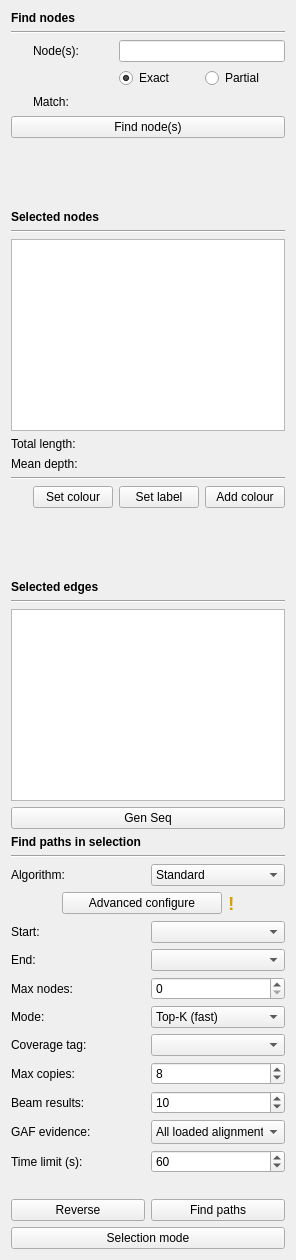
      <widget class="QWidget" name="selectionScrollAreaWidgetContents">
       <property name="geometry">
        <rect>
         <x>0</x>
         <y>0</y>
         <width>249</width>
         <height>899</height>
        </rect>
       </property>
       <property name="sizePolicy">
        <sizepolicy hsizetype="Minimum" vsizetype="Preferred">
         <horstretch>0</horstretch>
         <verstretch>0</verstretch>
        </sizepolicy>
       </property>
       <layout class="QVBoxLayout" name="verticalLayout_4">
        <item>
         <widget class="QLabel" name="label_14">
          <property name="sizePolicy">
           <sizepolicy hsizetype="Minimum" vsizetype="Preferred">
            <horstretch>0</horstretch>
            <verstretch>0</verstretch>
           </sizepolicy>
          </property>
          <property name="font">
           <font>
            <weight>75</weight>
            <bold>true</bold>
           </font>
          </property>
          <property name="text">
           <string>Find nodes</string>
          </property>
         </widget>
        </item>
        <item>
         <widget class="Line" name="line_10">
          <property name="orientation">
           <enum>Qt::Horizontal</enum>
          </property>
         </widget>
        </item>
        <item>
         <widget class="QWidget" name="nodeSelectionWidget" native="true">
          <property name="enabled">
           <bool>true</bool>
          </property>
          <layout class="QGridLayout" name="gridLayout_2">
           <property name="leftMargin">
            <number>0</number>
           </property>
           <property name="topMargin">
            <number>0</number>
           </property>
           <property name="rightMargin">
            <number>0</number>
           </property>
           <property name="bottomMargin">
            <number>0</number>
           </property>
           <item row="2" column="0">
            <widget class="InfoTextWidget" name="selectionSearchNodesMatchTypeInfoText" native="true">
             <property name="enabled">
              <bool>true</bool>
             </property>
             <property name="sizePolicy">
              <sizepolicy hsizetype="Fixed" vsizetype="Fixed">
               <horstretch>0</horstretch>
               <verstretch>0</verstretch>
              </sizepolicy>
             </property>
             <property name="minimumSize">
              <size>
               <width>16</width>
               <height>16</height>
              </size>
             </property>
            </widget>
           </item>
           <item row="1" column="2">
            <widget class="QRadioButton" name="selectionSearchNodesExactMatchRadioButton">
             <property name="focusPolicy">
              <enum>Qt::StrongFocus</enum>
             </property>
             <property name="text">
              <string>Exact</string>
             </property>
             <property name="checked">
              <bool>true</bool>
             </property>
            </widget>
           </item>
           <item row="0" column="1">
            <widget class="QLabel" name="label_12">
             <property name="enabled">
              <bool>true</bool>
             </property>
             <property name="sizePolicy">
              <sizepolicy hsizetype="Minimum" vsizetype="Preferred">
               <horstretch>0</horstretch>
               <verstretch>0</verstretch>
              </sizepolicy>
             </property>
             <property name="text">
              <string>Node(s):</string>
             </property>
            </widget>
           </item>
           <item row="0" column="0">
            <widget class="InfoTextWidget" name="selectionSearchInfoText" native="true">
             <property name="sizePolicy">
              <sizepolicy hsizetype="Fixed" vsizetype="Fixed">
               <horstretch>0</horstretch>
               <verstretch>0</verstretch>
              </sizepolicy>
             </property>
             <property name="minimumSize">
              <size>
               <width>16</width>
               <height>16</height>
              </size>
             </property>
            </widget>
           </item>
           <item row="2" column="1">
            <widget class="QLabel" name="label_16">
             <property name="enabled">
              <bool>true</bool>
             </property>
             <property name="text">
              <string>Match:</string>
             </property>
            </widget>
           </item>
           <item row="1" column="3">
            <widget class="QRadioButton" name="selectionSearchNodesPartialMatchRadioButton">
             <property name="focusPolicy">
              <enum>Qt::StrongFocus</enum>
             </property>
             <property name="text">
              <string>Partial</string>
             </property>
            </widget>
           </item>
           <item row="0" column="2" colspan="2">
            <widget class="QLineEdit" name="selectionSearchNodesLineEdit">
             <property name="enabled">
              <bool>true</bool>
             </property>
             <property name="sizePolicy">
              <sizepolicy hsizetype="Minimum" vsizetype="Fixed">
               <horstretch>0</horstretch>
               <verstretch>0</verstretch>
              </sizepolicy>
             </property>
             <property name="focusPolicy">
              <enum>Qt::StrongFocus</enum>
             </property>
            </widget>
           </item>
          </layout>
         </widget>
        </item>
        <item>
         <widget class="QPushButton" name="selectNodesButton">
          <property name="focusPolicy">
           <enum>Qt::StrongFocus</enum>
          </property>
          <property name="text">
           <string>Find node(s)</string>
          </property>
         </widget>
        </item>
        <item>
         <widget class="QWidget" name="selectedNodesSpacerWidget" native="true">
          <layout class="QVBoxLayout" name="verticalLayout_5">
           <property name="leftMargin">
            <number>0</number>
           </property>
           <property name="topMargin">
            <number>0</number>
           </property>
           <property name="rightMargin">
            <number>0</number>
           </property>
           <property name="bottomMargin">
            <number>0</number>
           </property>
           <item>
            <spacer name="selectedNodesSpacer">
             <property name="orientation">
              <enum>Qt::Vertical</enum>
             </property>
             <property name="sizeType">
              <enum>QSizePolicy::Fixed</enum>
             </property>
             <property name="sizeHint" stdset="0">
              <size>
               <width>20</width>
               <height>60</height>
              </size>
             </property>
            </spacer>
           </item>
          </layout>
         </widget>
        </item>
        <item>
         <widget class="QLabel" name="selectedNodesTitleLabel">
          <property name="sizePolicy">
           <sizepolicy hsizetype="Minimum" vsizetype="Preferred">
            <horstretch>0</horstretch>
            <verstretch>0</verstretch>
           </sizepolicy>
          </property>
          <property name="font">
           <font>
            <weight>75</weight>
            <bold>true</bold>
           </font>
          </property>
          <property name="text">
           <string>Selected nodes</string>
          </property>
         </widget>
        </item>
        <item>
         <widget class="Line" name="selectedNodesLine1">
          <property name="orientation">
           <enum>Qt::Horizontal</enum>
          </property>
         </widget>
        </item>
        <item>
         <widget class="QPlainTextEdit" name="selectedNodesTextEdit">
          <property name="sizePolicy">
           <sizepolicy hsizetype="Ignored" vsizetype="Minimum">
            <horstretch>0</horstretch>
            <verstretch>0</verstretch>
           </sizepolicy>
          </property>
          <property name="readOnly">
           <bool>true</bool>
          </property>
         </widget>
        </item>
        <item>
         <widget class="QLabel" name="selectedNodesLengthLabel">
          <property name="sizePolicy">
           <sizepolicy hsizetype="Minimum" vsizetype="Preferred">
            <horstretch>0</horstretch>
            <verstretch>0</verstretch>
           </sizepolicy>
          </property>
          <property name="text">
           <string>Total length:</string>
          </property>
          <property name="alignment">
           <set>Qt::AlignLeading|Qt::AlignLeft|Qt::AlignVCenter</set>
          </property>
         </widget>
        </item>
        <item>
         <widget class="QLabel" name="selectedNodesDepthLabel">
          <property name="sizePolicy">
           <sizepolicy hsizetype="Minimum" vsizetype="Preferred">
            <horstretch>0</horstretch>
            <verstretch>0</verstretch>
           </sizepolicy>
          </property>
          <property name="text">
           <string>Mean depth:</string>
          </property>
          <property name="alignment">
           <set>Qt::AlignLeading|Qt::AlignLeft|Qt::AlignVCenter</set>
          </property>
         </widget>
        </item>
        <item>
         <widget class="Line" name="selectedNodesLine2">
          <property name="orientation">
           <enum>Qt::Horizontal</enum>
          </property>
         </widget>
        </item>
        <item>
         <widget class="QWidget" name="selectedNodesModificationWidget" native="true">
          <layout class="QGridLayout" name="gridLayout">
           <property name="leftMargin">
            <number>0</number>
           </property>
           <property name="topMargin">
            <number>0</number>
           </property>
           <property name="rightMargin">
            <number>0</number>
           </property>
           <property name="bottomMargin">
            <number>0</number>
           </property>
           <item row="0" column="0">
            <widget class="InfoTextWidget" name="setColourAndLabelInfoText" native="true">
             <property name="sizePolicy">
              <sizepolicy hsizetype="Fixed" vsizetype="Fixed">
               <horstretch>0</horstretch>
               <verstretch>0</verstretch>
              </sizepolicy>
             </property>
             <property name="minimumSize">
              <size>
               <width>16</width>
               <height>16</height>
              </size>
             </property>
            </widget>
           </item>
           <item row="0" column="2">
            <widget class="QPushButton" name="setNodeCustomLabelButton">
             <property name="focusPolicy">
              <enum>Qt::StrongFocus</enum>
             </property>
             <property name="toolTip">
              <string>Ctrl+L</string>
             </property>
             <property name="text">
              <string>Set label</string>
             </property>
            </widget>
           </item>
           <item row="0" column="3">
            <widget class="QPushButton" name="addNodeCustomColourButton">
             <property name="focusPolicy">
              <enum>Qt::StrongFocus</enum>
             </property>
             <property name="text">
              <string>Add colour</string>
             </property>
            </widget>
           </item>
           <item row="0" column="1">
            <widget class="QPushButton" name="setNodeCustomColourButton">
             <property name="focusPolicy">
              <enum>Qt::StrongFocus</enum>
             </property>
             <property name="toolTip">
              <string>Ctrl+O</string>
             </property>
             <property name="text">
              <string>Set colour</string>
             </property>
            </widget>
           </item>
          </layout>
         </widget>
        </item>
        <item>
         <widget class="QWidget" name="selectedEdgesSpacerWidget" native="true">
          <layout class="QVBoxLayout" name="verticalLayout_6">
           <property name="leftMargin">
            <number>0</number>
           </property>
           <property name="topMargin">
            <number>0</number>
           </property>
           <property name="rightMargin">
            <number>0</number>
           </property>
           <property name="bottomMargin">
            <number>0</number>
           </property>
           <item>
            <spacer name="selectedEdgesSpacer">
             <property name="orientation">
              <enum>Qt::Vertical</enum>
             </property>
             <property name="sizeType">
              <enum>QSizePolicy::Fixed</enum>
             </property>
             <property name="sizeHint" stdset="0">
              <size>
               <width>20</width>
               <height>60</height>
              </size>
             </property>
            </spacer>
           </item>
          </layout>
         </widget>
        </item>
        <item>
         <widget class="QLabel" name="selectedEdgesTitleLabel">
          <property name="sizePolicy">
           <sizepolicy hsizetype="Minimum" vsizetype="Preferred">
            <horstretch>0</horstretch>
            <verstretch>0</verstretch>
           </sizepolicy>
          </property>
          <property name="font">
           <font>
            <weight>75</weight>
            <bold>true</bold>
           </font>
          </property>
          <property name="text">
           <string>Selected edges</string>
          </property>
         </widget>
        </item>
        <item>
         <widget class="Line" name="selectedEdgesLine">
          <property name="orientation">
           <enum>Qt::Horizontal</enum>
          </property>
         </widget>
        </item>
        <item>
         <widget class="QPlainTextEdit" name="selectedEdgesTextEdit">
          <property name="sizePolicy">
           <sizepolicy hsizetype="Ignored" vsizetype="Minimum">
            <horstretch>0</horstretch>
            <verstretch>0</verstretch>
           </sizepolicy>
          </property>
          <property name="readOnly">
           <bool>true</bool>
          </property>
         </widget>
        </item>
        <item>
         <widget class="QPushButton" name="selectedEdgesGenSeqButton">
          <property name="text">
           <string>Gen Seq</string>
          </property>
         </widget>
        </item>
        <item>
         <widget class="QLabel" name="selectedNodesPathsTitleLabel">
          <property name="sizePolicy">
           <sizepolicy hsizetype="Minimum" vsizetype="Preferred">
            <horstretch>0</horstretch>
            <verstretch>0</verstretch>
           </sizepolicy>
          </property>
          <property name="font">
           <font>
            <weight>75</weight>
            <bold>true</bold>
           </font>
          </property>
          <property name="text">
           <string>Find paths in selection</string>
          </property>
         </widget>
        </item>
        <item>
         <widget class="Line" name="selectedNodesPathsLine">
          <property name="orientation">
           <enum>Qt::Horizontal</enum>
          </property>
         </widget>
        </item>
        <item>
         <widget class="QWidget" name="selectedNodesPathsWidget" native="true">
          <property name="sizePolicy">
           <sizepolicy hsizetype="Ignored" vsizetype="Preferred">
            <horstretch>0</horstretch>
            <verstretch>0</verstretch>
           </sizepolicy>
          </property>
          <layout class="QGridLayout" name="gridLayout_selectedNodesPaths">
           <property name="leftMargin">
            <number>0</number>
           </property>
           <property name="topMargin">
            <number>0</number>
           </property>
           <property name="rightMargin">
            <number>0</number>
           </property>
           <property name="bottomMargin">
            <number>0</number>
           </property>
           <item row="0" column="0">
            <widget class="QLabel" name="selectedNodesPathAlgorithmLabel">
             <property name="text">
              <string>Algorithm:</string>
             </property>
            </widget>
           </item>
           <item row="0" column="1">
            <widget class="QComboBox" name="selectedNodesPathAlgorithmComboBox">
             <property name="sizePolicy">
              <sizepolicy hsizetype="Ignored" vsizetype="Fixed">
               <horstretch>0</horstretch>
               <verstretch>0</verstretch>
              </sizepolicy>
             </property>
             <item>
              <property name="text">
               <string>Standard</string>
              </property>
             </item>
             <item>
              <property name="text">
               <string>Beam search</string>
              </property>
             </item>
             <item>
              <property name="text">
               <string>CP-SAT</string>
              </property>
             </item>
            </widget>
           </item>
           <item row="2" column="0">
            <widget class="QLabel" name="selectedNodesPathStartLabel">
             <property name="text">
              <string>Start:</string>
             </property>
            </widget>
           </item>
           <item row="2" column="1">
            <widget class="QComboBox" name="selectedNodesPathStartComboBox">
             <property name="sizePolicy">
              <sizepolicy hsizetype="Ignored" vsizetype="Fixed">
               <horstretch>0</horstretch>
               <verstretch>0</verstretch>
              </sizepolicy>
             </property>
            </widget>
           </item>
           <item row="3" column="0">
            <widget class="QLabel" name="selectedNodesPathEndLabel">
             <property name="text">
              <string>End:</string>
             </property>
            </widget>
           </item>
           <item row="3" column="1">
            <widget class="QComboBox" name="selectedNodesPathEndComboBox">
             <property name="sizePolicy">
              <sizepolicy hsizetype="Ignored" vsizetype="Fixed">
               <horstretch>0</horstretch>
               <verstretch>0</verstretch>
              </sizepolicy>
             </property>
            </widget>
           </item>
           <item row="4" column="0">
            <widget class="QLabel" name="selectedNodesPathMaxNodesLabel">
             <property name="text">
              <string>Max nodes:</string>
             </property>
            </widget>
           </item>
           <item row="4" column="1">
            <widget class="QSpinBox" name="selectedNodesPathMaxNodesSpinBox"/>
           </item>
           <item row="5" column="0">
            <widget class="QLabel" name="selectedNodesPathModeLabel">
             <property name="text">
              <string>Mode:</string>
             </property>
            </widget>
           </item>
           <item row="5" column="1">
            <widget class="QComboBox" name="selectedNodesPathModeComboBox">
             <property name="sizePolicy">
              <sizepolicy hsizetype="Ignored" vsizetype="Fixed">
               <horstretch>0</horstretch>
               <verstretch>0</verstretch>
              </sizepolicy>
             </property>
             <item>
              <property name="text">
               <string>Top-K (fast)</string>
              </property>
             </item>
             <item>
              <property name="text">
               <string>Enumerate all</string>
              </property>
             </item>
            </widget>
           </item>
           <item row="6" column="0">
            <widget class="QLabel" name="selectedNodesPathCoverageTagLabel">
             <property name="text">
              <string>Coverage tag:</string>
             </property>
            </widget>
           </item>
           <item row="6" column="1">
            <widget class="QComboBox" name="selectedNodesPathCoverageTagComboBox">
             <property name="sizePolicy">
              <sizepolicy hsizetype="Ignored" vsizetype="Fixed">
               <horstretch>0</horstretch>
               <verstretch>0</verstretch>
              </sizepolicy>
             </property>
            </widget>
           </item>
           <item row="7" column="0">
            <widget class="QLabel" name="selectedNodesPathMaxCopyLabel">
             <property name="text">
              <string>Max copies:</string>
             </property>
            </widget>
           </item>
           <item row="7" column="1">
            <widget class="QSpinBox" name="selectedNodesPathMaxCopySpinBox">
             <property name="minimum"><number>1</number></property>
             <property name="maximum"><number>100</number></property>
             <property name="value"><number>8</number></property>
            </widget>
           </item>
           <item row="8" column="0">
            <widget class="QLabel" name="selectedNodesPathBeamResultsLabel">
             <property name="text">
              <string>Beam results:</string>
             </property>
            </widget>
           </item>
           <item row="8" column="1">
            <widget class="QSpinBox" name="selectedNodesPathBeamResultsSpinBox">
             <property name="minimum"><number>1</number></property>
             <property name="maximum"><number>100</number></property>
             <property name="value"><number>10</number></property>
            </widget>
           </item>
           <item row="9" column="0">
            <widget class="QLabel" name="selectedNodesPathGafScopeLabel">
             <property name="text">
              <string>GAF evidence:</string>
             </property>
            </widget>
           </item>
           <item row="9" column="1">
            <widget class="QComboBox" name="selectedNodesPathGafScopeComboBox">
             <property name="sizePolicy">
              <sizepolicy hsizetype="Ignored" vsizetype="Fixed">
               <horstretch>0</horstretch>
               <verstretch>0</verstretch>
              </sizepolicy>
             </property>
             <property name="sizeAdjustPolicy">
              <enum>QComboBox::AdjustToMinimumContentsLengthWithIcon</enum>
             </property>
             <property name="minimumContentsLength">
              <number>10</number>
             </property>
             <item><property name="text"><string>All loaded alignments</string></property></item>
             <item><property name="text"><string>Current filtered alignments</string></property></item>
            </widget>
           </item>
           <item row="10" column="0">
            <widget class="QLabel" name="selectedNodesPathTimeLimitLabel">
             <property name="text">
              <string>Time limit (s):</string>
             </property>
            </widget>
           </item>
           <item row="10" column="1">
            <widget class="QSpinBox" name="selectedNodesPathTimeLimitSpinBox">
             <property name="minimum"><number>1</number></property>
             <property name="maximum"><number>3600</number></property>
             <property name="value"><number>60</number></property>
            </widget>
           </item>
           <item row="1" column="0" colspan="2">
            <widget class="QWidget" name="selectedNodesPathAdvancedConfigWidget" native="true">
             <layout class="QHBoxLayout" name="horizontalLayout_selectedNodesPathAdvancedConfig">
              <property name="spacing"><number>6</number></property>
              <property name="leftMargin"><number>0</number></property>
              <property name="topMargin"><number>0</number></property>
              <property name="rightMargin"><number>0</number></property>
              <property name="bottomMargin"><number>0</number></property>
              <item>
               <spacer name="horizontalSpacer_selectedNodesPathAdvancedConfigLeft">
                <property name="orientation"><enum>Qt::Horizontal</enum></property>
                <property name="sizeHint" stdset="0"><size><width>20</width><height>20</height></size></property>
               </spacer>
              </item>
              <item>
               <widget class="QPushButton" name="selectedNodesPathAdvancedConfigButton">
                <property name="sizePolicy">
                 <sizepolicy hsizetype="Maximum" vsizetype="Fixed">
                  <horstretch>0</horstretch><verstretch>0</verstretch>
                 </sizepolicy>
                </property>
                <property name="minimumSize"><size><width>160</width><height>0</height></size></property>
                <property name="maximumSize"><size><width>160</width><height>16777215</height></size></property>
                <property name="text"><string>Advanced configure</string></property>
               </widget>
              </item>
              <item>
               <widget class="QLabel" name="selectedNodesPathAdvancedConfigWarningLabel">
                <property name="font"><font><pointsize>14</pointsize><bold>true</bold></font></property>
                <property name="styleSheet"><string notr="true">color: #d6a000;</string></property>
                <property name="text"><string>!</string></property>
                <property name="toolTip"><string>CP-SAT is using non-default advanced parameters.</string></property>
               </widget>
              </item>
              <item>
               <spacer name="horizontalSpacer_selectedNodesPathAdvancedConfig">
                <property name="orientation"><enum>Qt::Horizontal</enum></property>
                <property name="sizeHint" stdset="0"><size><width>20</width><height>20</height></size></property>
               </spacer>
              </item>
             </layout>
            </widget>
           </item>
           <item row="11" column="0" colspan="2">
            <widget class="QLabel" name="selectedNodesPathStatusLabel">
             <property name="sizePolicy">
              <sizepolicy hsizetype="Ignored" vsizetype="Preferred">
               <horstretch>0</horstretch>
               <verstretch>0</verstretch>
              </sizepolicy>
             </property>
             <property name="wordWrap"><bool>true</bool></property>
             <property name="text"><string/></property>
            </widget>
           </item>
           <item row="12" column="0">
            <widget class="QPushButton" name="selectedNodesPathReverseButton">
             <property name="text">
              <string>Reverse</string>
             </property>
            </widget>
           </item>
           <item row="12" column="1">
            <widget class="QPushButton" name="selectedNodesFindPathsButton">
             <property name="text">
              <string>Find paths</string>
             </property>
            </widget>
           </item>
           <item row="13" column="0" colspan="2">
            <widget class="QPushButton" name="selectionModeButton">
             <property name="text">
              <string>Selection mode</string>
             </property>
             <property name="checkable">
              <bool>true</bool>
             </property>
            </widget>
           </item>
          </layout>
         </widget>
        </item>
        <item>
         <spacer name="verticalSpacer_5">
          <property name="orientation">
           <enum>Qt::Vertical</enum>
          </property>
          <property name="sizeHint" stdset="0">
           <size>
            <width>20</width>
            <height>40</height>
           </size>
          </property>
         </spacer>
        </item>
       </layout>
      </widget>
